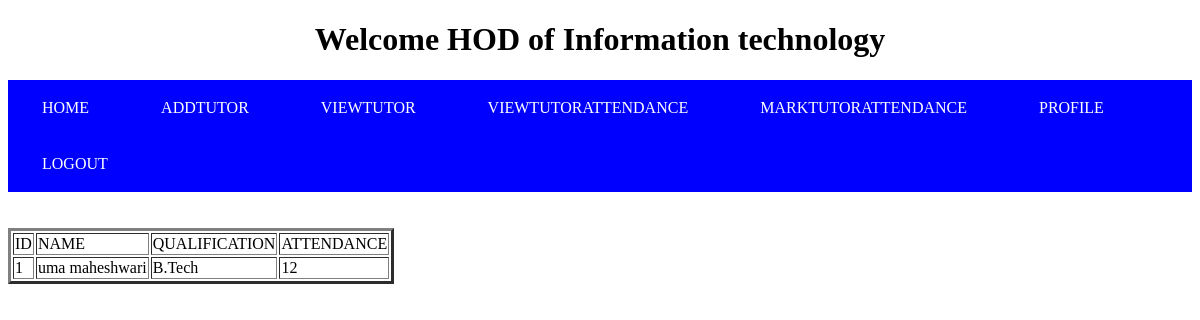
/hodprofile (signed in), run on the app's committed database.
### tables this page shows
CREATE TABLE addhod (id INTEGER PRIMARY KEY AUTOINCREMENT, username TEXT NOT NULL, password TEXT UNIQUE NOT NULL,name TEXT NOT NULL,department TEXT UNIQUE NOT NULL ,qualification TEXT NOT NULL,address TEXT NOT NULL,attendance INTEGER);

### app.py (the view)
@app.route('/hodprofile')
def hodprofile():
    con = sqlite3.connect('psglogin.db')
    con.row_factory = sqlite3.Row
    cur = con.cursor()
    dept = session.get('dept')
    cur.execute('select id,?,name,qualification,attendance from addhod where department=?', (dept,dept))
    rows = cur.fetchall()
    return render_template("viewhodprofile.html", rows=rows,dept=dept)

### templates/viewhodprofile.html (shortened to what this page needs)
<!DOCTYPE html>
<html>
    <head>
    </head>
    <body>
     <h1>Welcome HOD of {{dept}}</h1>
    <nav>
            <a href="/check">HOME</a>
            <a href="/addtutor">ADDTUTOR</a>
            <a href="/viewtutor">VIEWTUTOR</a>
            <a href="/viewtutorattendance">VIEWTUTORATTENDANCE</a>
            <a href="/markingtutorattendance">MARKTUTORATTENDANCE</a>
            <a href="/hodprofile">PROFILE</a>
            <a href="/logouthod">LOGOUT</a>
        </nav>
        <br>
        <br>
        <table border="3">
        <tr>
            <td>ID</td>
            <td>NAME</td>
            <td>QUALIFICATION</td>
            <td>ATTENDANCE</td>
        </tr>
        {% for row in rows%}
        <tr>
            <td>{{row["id"]}}</td>
            <td>{{row["NAME"]}}</td>
            <td>{{row["QUALIFICATION"]}}</td>
            <td>{{row["ATTENDANCE"]}}</td>
        </tr>
        {% endfor %}
        </table>
        <br><br>
    </body>
</html>

### templates/viewhodprofile.html (style rules this page uses)
body { background-image:url(' https://images.unsplash.com/photo-1523821741446-edb2b68bb7a0?ixlib=rb-1.2.1&auto=format&fit=crop&w=1950&q=80'); background-repeat:no-repeat; background-size:cover; background-attachment:fix; }
nav { background-color:blue; width:auto; }
nav a { font-family:Verdana; background-color: blue; border: none; color: white; padding: 15px 32px; text-align: center; text-decoration: none; display: inline-block; font-size: 16px; margin: 4px 2px; cursor: pointer; }
h1 { text-align:center; color:black; }
a { text-decoration: none; color:black; }

### data on the page
addhod: department "Information technology", id "1", NAME "uma maheshwari", QUALIFICATION "B.Tech", ATTENDANCE "12"
